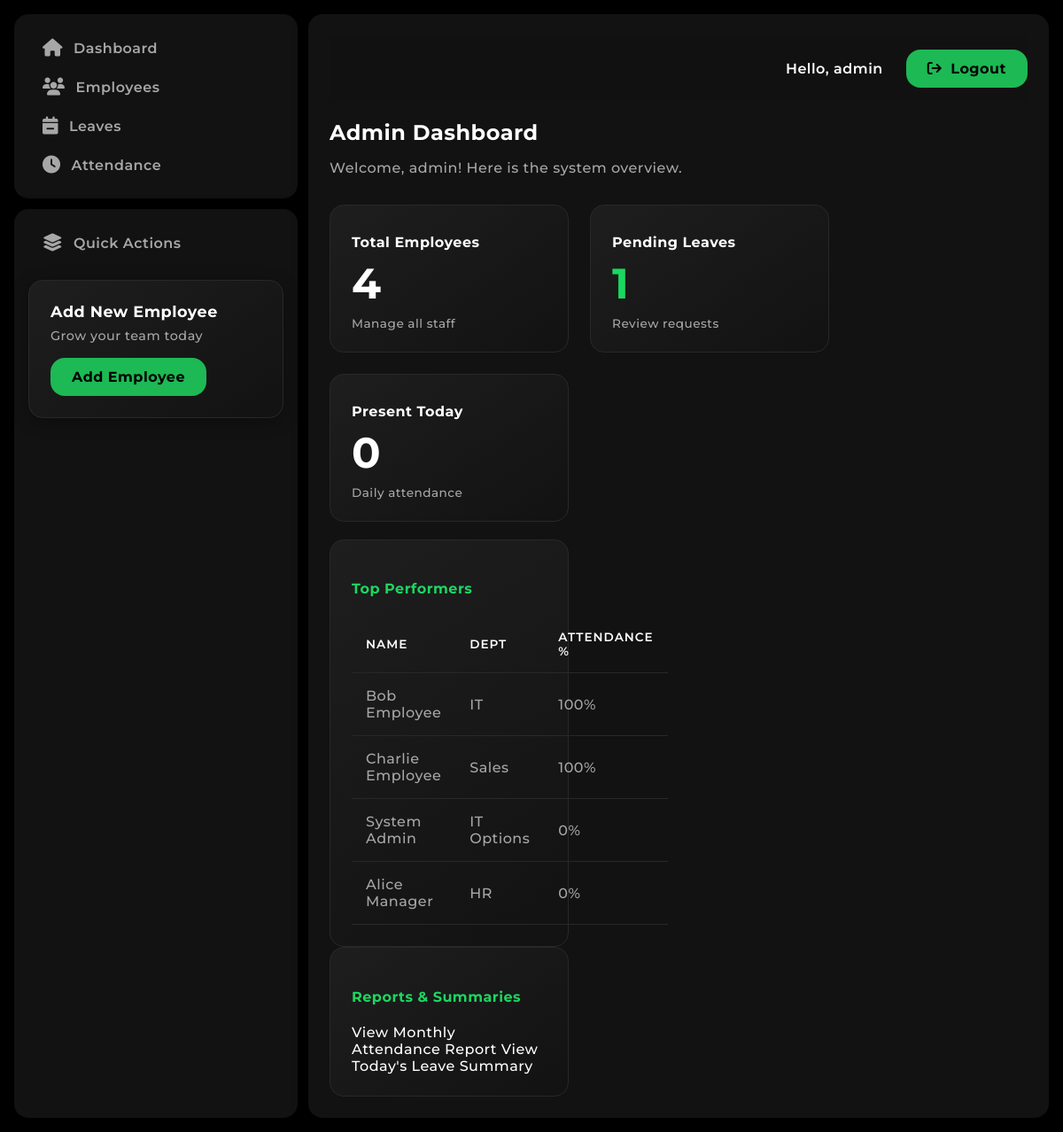
Page /admin/dashboard.php (signed in) on the committed database.
### tables this page shows
CREATE TABLE `employees` (
  `emp_id` INT PRIMARY KEY,
  `name` VARCHAR(100) NOT NULL,
  `department` VARCHAR(50) NOT NULL,
  `designation` VARCHAR(50) NOT NULL,
  `contact_details` VARCHAR(100) NOT NULL,
  `date_of_joining` DATE NOT NULL,
  FOREIGN KEY (`emp_id`) REFERENCES `users`(`user_id`) ON DELETE CASCADE
);

### admin/dashboard.php (the view, shortened to what this page needs)
<?php
require_once '../config/database.php';
$total_emps = $conn->query("SELECT COUNT(*) as count FROM employees")->fetch_assoc()['count'];
$pending_leaves = $conn->query("SELECT COUNT(*) as count FROM leaves WHERE status = 'Pending'")->fetch_assoc()['count'];
$today = date('Y-m-d');
$present_today = $conn->query("
    SELECT COUNT(*) as count
    FROM attendance
    WHERE date = '$today' AND status = 'Present'
")->fetch_assoc()['count'];
$top_performers = $conn->query("
    SELECT
        e.emp_id,
        e.name,
        e.department,
        attendance_percentage(e.emp_id) AS attendance_pct
    FROM employees e
    ORDER BY attendance_pct DESC
    LIMIT 5
");
require_once '../includes/header.php';
?>
<h2 style="margin-bottom: 0.5rem;">Admin Dashboard</h2>
<p style="color: #a7a7a7; margin-bottom: 2rem;">
    Welcome, <?= htmlspecialchars($_SESSION['username']) ?>! Here is the system overview.
</p>
<div class="cardcontainer">
    <div class="card" onclick="location.href='employees.php'">
        <p class="cardtitle">Total Employees</p>
        <h1 style="font-size: 3rem; margin: 0.5rem 0;"><?= $total_emps ?></h1>
        <p class="cardinfo">Manage all staff</p>
    </div>
    <div class="card" onclick="location.href='leaves.php'">
        <p class="cardtitle">Pending Leaves</p>
        <h1 style="font-size: 3rem; margin: 0.5rem 0; color: #1bd760;">
            <?= $pending_leaves ?>
        </h1>
        <p class="cardinfo">Review requests</p>
    </div>
    <div class="card" onclick="location.href='attendance.php'">
        <p class="cardtitle">Present Today</p>
        <h1 style="font-size: 3rem; margin: 0.5rem 0;">
            <?= $present_today ?>
        </h1>
        <p class="cardinfo">Daily attendance</p>
    </div>
</div>
<div class="row mt-4">
    <div class="col-md-6">
        <div class="card p-3" style="background-color: #181818;">
            <h4 style="color: #1bd760;">Top Performers</h4>
            <table class="table table-dark table-striped mt-3">
                <thead>
                    <tr>
                        <th>Name</th>
                        <th>Dept</th>
                        <th>Attendance %</th>
                    </tr>
                </thead>
                <tbody>
                    <?php while($row = $top_performers->fetch_assoc()): ?>
                    <tr>
                        <td><?= htmlspecialchars($row['name']) ?></td>
                        <td><?= htmlspecialchars($row['department']) ?></td>
                        <td><?= round($row['attendance_pct'], 2) ?>%</td>
                    </tr>
                    <?php endwhile; ?>
                </tbody>
            </table>
        </div>
    </div>
    <div class="col-md-6">
        <div class="card p-3" style="background-color: #181818;">
            <h4 style="color: #1bd760;">Reports & Summaries</h4>
            <div class="mt-3">
                <a href="attendance_report.php" class="btn btn-outline-success w-100 mb-3">
                    View Monthly Attendance Report
                </a>
                <a href="leave_summary.php" class="btn btn-outline-warning w-100">
                    View Today's Leave Summary
                </a>
            </div>
        </div>
    </div>
</div>
<?php require_once '../includes/footer.php'; ?>

### includes/header.php (shortened to what this page needs)
<?php
$is_login_page = (basename($_SERVER['PHP_SELF']) === 'login.php');
?>
<!DOCTYPE html>
<html lang="en">
<head>
    <link rel="stylesheet" href="https://cdnjs.cloudflare.com/ajax/libs/font-awesome/6.5.1/css/all.min.css" />
    <link href="/employee_system/assets/css/style.css" rel="stylesheet">
</head>
<body>
<?php if(!$is_login_page && isset($_SESSION['user_id'])): ?>
<div class="main">
    <?php include 'sidebar.php'; ?>
    <div class="maincontent">
        <div class="stickynav">
            <div class="stickynavoptions">
                <?php if(isset($_SESSION['username'])): ?>
                    <span style="color: white; font-weight: 600; margin-right: 10px;">Hello, <?= htmlspecialchars($_SESSION['username']) ?></span>
                <?php endif; ?>
                <a href="/employee_system/logout.php" class="badge darkbadge"><i class="fa-solid fa-arrow-right-from-bracket" style="margin-right: 5px;"></i> Logout</a>
            </div>
        </div>
<?php elseif($is_login_page): ?>
<div class="login-wrapper">
<?php else: ?>
<div class="main">
    <div class="maincontent">
<?php endif; ?>

### includes/sidebar.php (shortened to what this page needs)
<?php
$current_page = $_SERVER['PHP_SELF'];
function isActive($page_path) {
    global $current_page;
    return (strpos($current_page, $page_path) !== false) ? 'active' : '';
}
?>
<div class="sidebar">
    <div class="nav">
        <div class="navoptions <?= isActive('index.php') ?>">
            <i class="fa-solid fa-house"></i>
            <a href="/employee_system/index.php">Dashboard</a>
        </div>
        <?php if(isset($_SESSION['role'])): ?>
            <?php if($_SESSION['role'] === 'Admin'): ?>
                <div class="navoptions <?= isActive('admin/employees.php') ?>">
                    <i class="fa-solid fa-users"></i>
                    <a href="/employee_system/admin/employees.php">Employees</a>
                </div>
                <div class="navoptions <?= isActive('admin/leaves.php') ?>">
                    <i class="fa-solid fa-calendar-minus"></i>
                    <a href="/employee_system/admin/leaves.php">Leaves</a>
                </div>
                <div class="navoptions <?= isActive('admin/attendance.php') ?>">
                    <i class="fa-solid fa-clock"></i>
                    <a href="/employee_system/admin/attendance.php">Attendance</a>
                </div>
            <?php endif; ?>
        <?php endif; ?>
    </div>
    <div class="library">
        <div class="options">
            <div class="libraryoptions navoptions">
                <i class="fa-solid fa-layer-group"></i>
                <a href="#">Quick Actions</a>
            </div>
        </div>
        <?php if(isset($_SESSION['role'])): ?>
            <?php if($_SESSION['role'] === 'Admin'): ?>
            <div class="librarybox">
                <div class="boxp1">Add New Employee</div>
                <div class="boxp2">Grow your team today</div>
                <a href="/employee_system/admin/add_employee.php" class="badge">Add Employee</a>
            </div>
            <?php endif; ?>
        <?php endif; ?>
    </div>
</div>

### includes/footer.php (shortened to what this page needs)
<?php
$is_login_page = (basename($_SERVER['PHP_SELF']) === 'login.php');
if(!$is_login_page && isset($_SESSION['user_id'])):
?>
    </div>
</div>
<?php elseif($is_login_page): ?>
</div>
<?php else: ?>
    </div>
</div>
<?php endif; ?>
</body>
</html>

### assets/css/style.css (style rules this page uses)
body { font-family: "Montserrat", sans-serif; font-optical-sizing: auto; font-weight: 500; font-style: normal; margin: 0; background-color: black; color: white; letter-spacing: 0.5px; }
.main { display: flex; height: 100vh; padding: 16px; box-sizing: border-box; gap: 12px; }
.sidebar { background-color: black; width: 320px; border-radius: 16px; display: flex; flex-direction: column; gap: 12px; }
.maincontent { background-color: #121212; flex: 1; border-radius: 16px; overflow: auto; padding: 24px; position: relative; box-shadow: 0 4px 20px rgba(0,0,0,0.3); }
a { text-decoration: none; color: white; }
.nav { background-color: #121212; border-radius: 16px; display: flex; flex-direction: column; padding: 16px; box-shadow: 0 4px 20px rgba(0,0,0,0.3); }
.navoptions { padding: 12px 16px; border-radius: 12px; display: flex; align-items: center; gap: 12px; color: #a7a7a7; transition: 0.3s ease; cursor: pointer; font-weight: 600; }
.navoptions i { font-size: 1.25rem; }
.navoptions a { font-size: 1rem; text-decoration: none; color: inherit; }
.library { background-color: #121212; border-radius: 16px; flex: 1; padding: 16px; box-shadow: 0 4px 20px rgba(0,0,0,0.3); }
.stickynav { top: 0; position: sticky; display: flex; justify-content: flex-end; align-items: center; padding: 1rem 0; background-color: rgba(18, 18, 18, 0.95); z-index: 10; backdrop-filter: blur(10px); margin-bottom: 1rem; }
.stickynavoptions { display: flex; align-items: center; gap: 1rem; }
.badge, .btn-primary, .btn-success { background: #1db954; color: black; border: none; border-radius: 16px; padding: 12px 24px; font-weight: 700; cursor: pointer; font-family: "Montserrat", sans-serif; transition: 0.3s ease; text-decoration: none; display: inline-block; }
.cardcontainer { display: flex; flex-wrap: wrap; gap: 24px; margin: 20px 0; }
.card { background: linear-gradient(145deg, #1e1e1e, #121212); width: 220px; border-radius: 16px; padding: 24px; transition: 0.3s ease; cursor: pointer; border: 1px solid #282828; }
.cardtitle { font-weight: 700; margin: 0.5rem 0; color: white; }
.cardinfo { font-size: 0.85rem; color: #a7a7a7; margin: 0; }
table { width: 100%; border-collapse: collapse; color: #a7a7a7; }
table th { text-align: left; padding: 16px; border-bottom: 1px solid #282828; color: white; font-weight: 600; font-size: 0.85rem; text-transform: uppercase; letter-spacing: 1px; }
table td { padding: 16px; border-bottom: 1px solid #282828; }
.librarybox { background: linear-gradient(145deg, #1e1e1e, #121212); border-radius: 16px; padding: 24px; margin: 20px 0; border: 1px solid #282828; box-shadow: 0 4px 20px rgba(0,0,0,0.3); }
.boxp1 { font-weight: 700; font-size: 1.1rem; margin-bottom: 8px; color: white; }
.boxp2 { color: #a7a7a7; font-size: 0.9rem; margin-bottom: 16px; }
.mb-3 { margin-bottom: 20px; }

### rows in the picture
employees: name "Bob Employee", department "IT", attendance_pct "100"
employees: name "Charlie Employee", department "Sales", attendance_pct "100"
employees: name "System Admin", department "IT Options", attendance_pct "0"
employees: name "Alice Manager", department "HR", attendance_pct "0"

### other values in the picture
$_SESSION['username'] "admin"
$total_emps "4"
$pending_leaves "1"
$present_today "0"
